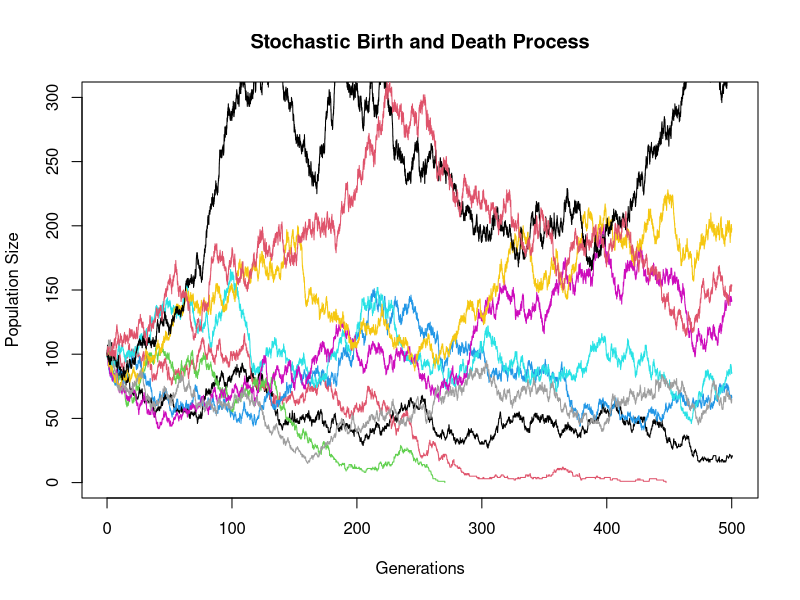
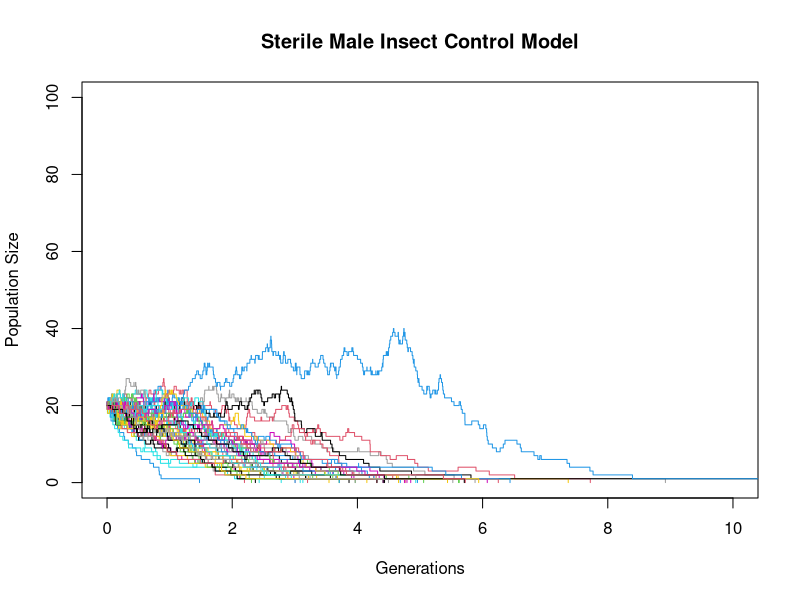
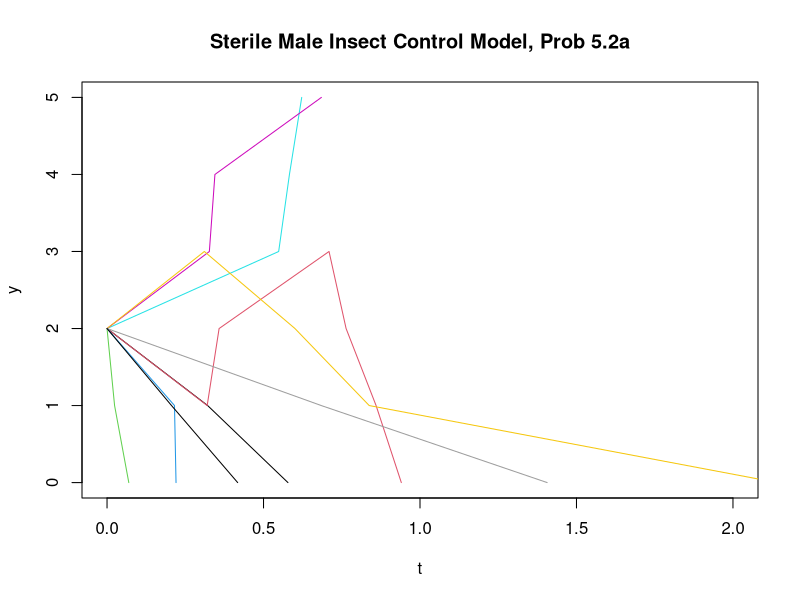

These figures' R source, in order:
## General Parameters
set.seed(123)

## birth and death process:
RUNS <- 10
T <- 500 # max time
alpha <- 0.1 # individual death rate
beta <- 0.1 # individual reproduction rate

for (run in seq(RUNS)){
  i = 1
  t = c(0)
  y = c(100)
  while(t[i] < T && y[i] > 0){
    i = i+1
    lambda = beta*y[i-1]
    mu = alpha*y[i-1]
    t[i] = t[i-1] + rexp(n=1, rate = mu+lambda) #sojourn time is exponentially distributed
    y[i] = y[i-1] + rbinom(n=1, prob = lambda/(lambda+ mu), size = 1) *2 -1
  }
  if(run == 1){
    plot(t, y, t='s', 
         col = run, 
         main = "Stochastic Birth and Death Process", 
         xlim = c(0, T+1), 
         ylim = c(0, 300),
         ylab = "Population Size",
         xlab = "Generations")
  } else {
    points(t, y, t='s', col = run)
  }
}



## sterile male insect control model
RUNS <- 50 # model repetitions
T <- 500 # max time
alpha <- 1 # individual death rate
beta <- 4 # individual reproduction rate
K <- 100 # carrying capacity
S <- 100 # number of sterile males

for (run in seq(RUNS)){
  i = 1
  t = c(0)
  y = c(20)
  while(t[i] < T && y[i] > 0){
    i = i+1
    if(y[i-1] < K){# Formula 5.15 from p.390
      lambda = beta * y[i-1] * y[i-1]/(y[i-1]+S) 
    } else {
      lambda = 0
    }
    mu = alpha * y[i-1]
    t[i] = t[i-1] + rexp(n=1, rate = mu+lambda) #sojourn time is exponentially distributed
    y[i] = y[i-1] + rbinom(n=1, prob = lambda/(lambda+ mu), size = 1) *2 -1
  }
  if(run == 1){
    plot(t, y, t='s', 
         col = run, 
         main = "Sterile Male Insect Control Model", 
         xlim = c(0, 10), 
         ylim = c(0, K),
         ylab = "Population Size",
         xlab = "Generations")
  } else {
    points(t, y, t='s', col = run)
  }
}


# Problem 5.2a
RUNS <- 9 # model repetitions
T <- 10 # max time
lambdas <- c(0,1,2,3,4,0)
mus <- c(0,4,3,2,1,0)

for (run in seq(RUNS)){
  i = 1
  t = c(0)
  y = c(2)
  while(t[i] < T && y[i] > 0 && y[i]<5){ # let T stay between 0 and 5
    i = i+1
    lambda <- lambdas[y[i-1]+1]
    mu <- mus[y[i-1]+1]
    t[i] = t[i-1] + rexp(n=1, rate = mu+lambda) #sojourn time is exponentially distributed
    y[i] = y[i-1] + rbinom(n=1, prob = lambda/(lambda+ mu), size = 1) *2 -1
  }
  if(run == 1){
    plot(t, y, t='l', 
         col = run, 
         main = "Sterile Male Insect Control Model, Prob 5.2a", 
         xlim = c(0, 2), 
         ylim = c(0, 5))
  } else {
    points(t, y, t='l', col = run)
  }
}

# Problem 5.2
lambda <- c(0,1,2,3,4,0)
mu <- c(0,4,3,2,1,0)
#transition probabilities:
#lambda=mu=0 for i=0 and 6 <- p[1]=p[6]=q[1]=q[6]=NA
#which is ok, because we don't need them
p <- lambda/(lambda+mu)
q <- 1-p
Q <- matrix(data = c(0, p[2], 0, 0,
                     q[3], 0, p[3], 0,
                     0, q[4], 0, p[4],
                     0, 0, q[5], 0),
            ncol = 4, nrow = 4, byrow = TRUE)
R <- matrix(data = c(q[2], 0,
                     0,0,
                     0,0,
                     0,p[5]),
            nrow = 4, ncol = 2, byrow = TRUE)
N = solve(diag(4)-Q) # fundamental Matrix
rates <- lambda + mu
absorbtion_time <- sum(N[2,]/rates[2:5])
B <- N%*%R

print(paste("absorbtion time", absorbtion_time))
print(paste("fundamental Matrix")); print(N)
print(paste("B")); print(B)
